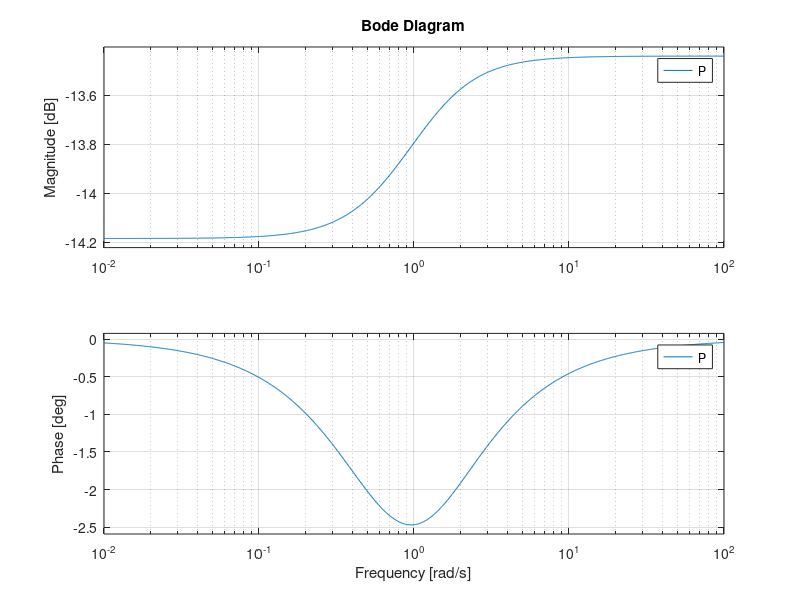
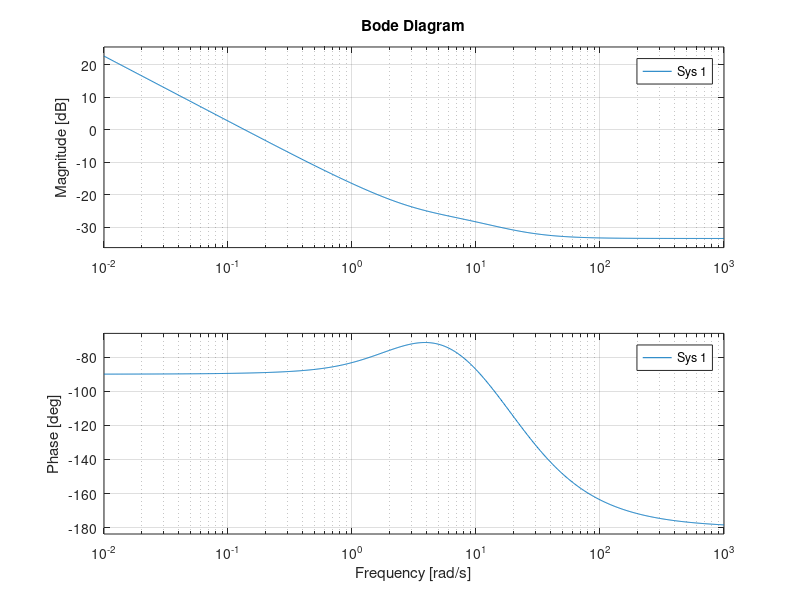

Reproduce these figures in MATLAB, in order.
clear
close all
clc
%% Plant
P = tf([0.2128 -0.8279 1.207 -0.7818 0.1898],[1 -3.971 5.915 -3.915 0.9717]);
figure
bode(P)
%% Controller
C = pid(1.9,7,-0.1);
lpf = tf([1],[1 10]);
figure
bode(lpf*C*P)
